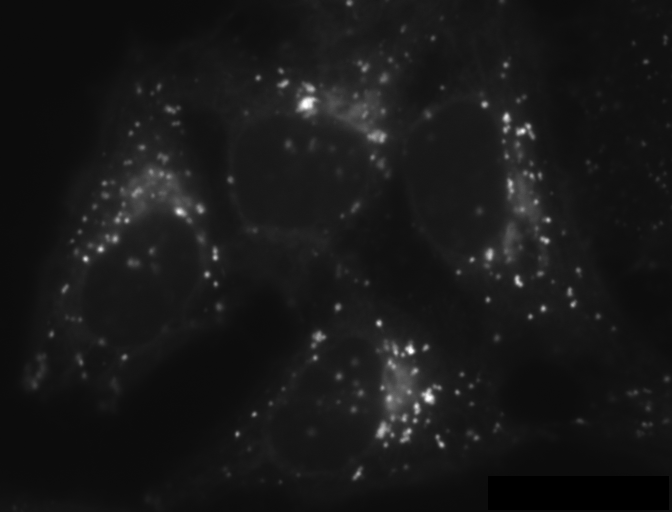
#> input picture Data/Stack.tif, 672 x 512 px, found by its file name
$ python Fourier_transforms.py
#> lines starting #> are read from the running program, lines starting #| are printed output that depends on the picture
import numpy as np
from PIL import Image
import matplotlib.pyplot as plt
from matplotlib.colors import LogNorm
from random import randint
from numpy import unravel_index

def load_an_image(file_name, frame_number):
#> called with frame_number = 0
    im = Image.open(file_name)
#> im is the input picture: PIL image 672x512 F; min 0, max 4095, mean 393.1
    if frame_number >= im.n_frames:
        print('Requested frame number too high')
        imarray = 0
    else:
        im.seek(frame_number)
        imarray = np.array(im)
    return(imarray)

def generate_PSF(NA, pixel_size, wavelength, image_sizex, image_sizey):
    fwhm = ((1/2.355) * wavelength/(2*NA))/ pixel_size # https://mathworld.wolfram.com/GaussianFunction.html
    xo = image_sizex/2
    yo = image_sizey/2
    x = np.linspace(0, image_sizex, image_sizex + 1)
    y = np.linspace(0, image_sizey, image_sizey + 1)
    X, Y = np.meshgrid(x,y)
    gaussian = np.exp( -1 * ((((xo - X)**2)/fwhm**2) + ((yo - Y)**2)/fwhm**2))
    return(gaussian)

def plot_spectrum(im_fft):
    # A logarithmic colormap
    plt.imshow(np.abs(im_fft), norm=LogNorm(vmin=5))
    plt.colorbar()

def random_generate(sizex, sizey, number):
    frame = np.zeros((sizex+1, sizey+1))
    for pos in range(number):
        frame[randint(0, sizex), randint(0, sizey)] = 1
    return(frame)

def get_max_position(frame):
    position = np.argmax(frame)
    X, Y = unravel_index(position, np.shape(frame))
    return(X, Y)

if __name__ == '__main__':
# The first thing we are going to do is load in an image there are a number
# of images in each file, remember that python starts at 0
# Each pixel is 51 nm
    file_name = '/Users/Ashley/PycharmProjects/BioPhysics2020/Data/Stack.tif'
    data = load_an_image(file_name, 0)
    frame_shape = np.shape(data)
#> frame_shape = (512, 672)
    plt.subplot(1, 2, 1)
    plt.imshow(data)


# We are now going to take a fourier transform of the data
    data_f = np.fft.fft2(data)
# The fft is shiffted in to the centre of the image, this is more for
# us than the computer you can remove the line below if you want to
    data_f = np.fft.ifftshift(data_f)
    plt.subplot(1, 2, 2)
    plot_spectrum(data_f)
    plt.show()
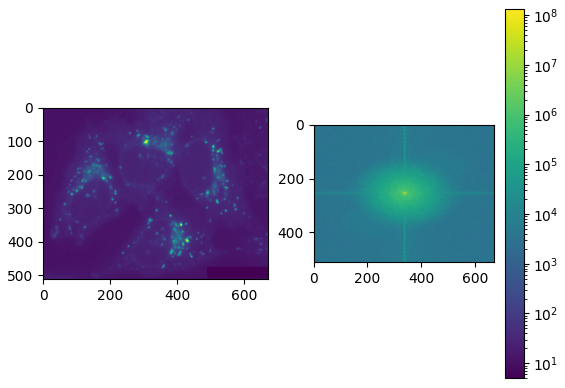
#> figure drawn by matplotlib, 3 panels

# Lets generate a point spread function and look at the OTF
    NA = 1.49  # The NA of the lens this should be between 1.49 to 0.1
    pixel_size = 51
    wavelength = 680
    image_sizex = frame_shape[0]
#> image_sizex = 512
    image_sizey = frame_shape[1]
#> image_sizey = 672
# Here we generate the PSF for this I am just using a gaussian.
    PSF = generate_PSF(NA, pixel_size, wavelength, image_sizex, image_sizey)
    plt.subplot(2, 2, 1)
    plt.title('PSF')
    plt.imshow(PSF)
# A line plot
    plt.subplot(2, 2, 3)
    X, Y = get_max_position(PSF)
#> X = 336; Y = 256
    plt.plot(PSF[:, Y])

# Now we generate the OFT from this PSF
# The OFT is a FFT of the PSF
    OTF = np.fft.fft2(PSF)
    OTF = np.fft.ifftshift(OTF)
    plt.subplot(2, 2, 2)
    plot_spectrum(OTF)
    plt.title('OFT')
    plt.subplot(2, 2, 4)
# Plot a cross section through the OTF
    X, Y = get_max_position(np.real(OTF))
#> in get_max_position (call 2), `position = np.argmax(frame)`:
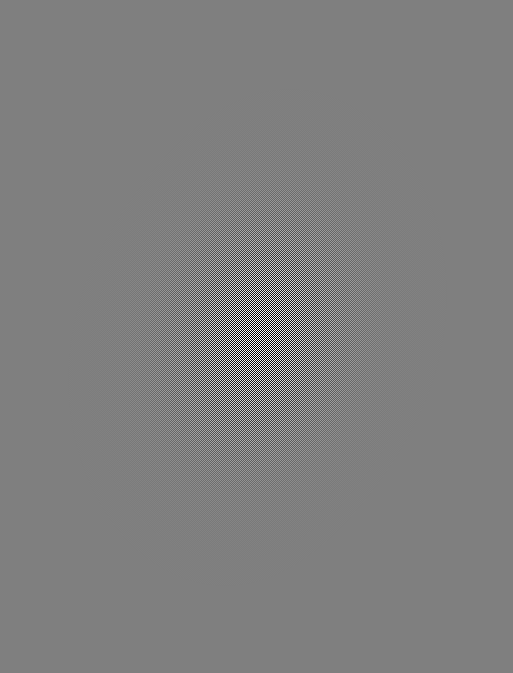
#> frame: shape (673, 513) float64; min -11.34, max 11.34, mean -1.4e-18; drawn with min black and max white
#> X = 337; Y = 257
    plt.plot(np.abs(OTF[:, Y]))
    plt.show()
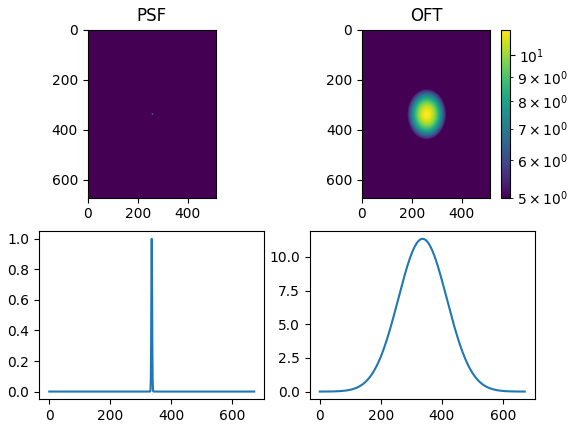
#> figure drawn by matplotlib, 5 panels; panel 2: curve peaks at x = 336, y = 1; panel 5: curve peaks at x = 337, y = 11.34

# Now lets use the OTF
# first lets generate a random array of molecules.
    number_of_molecules = 1000
    frame = random_generate(frame_shape[1], frame_shape[0], number_of_molecules)
    plt.subplot(1, 2, 1)
# Show the single molecules
    plt.imshow(frame)
# Take the FFT of the image, we now have it in frequency space
    frame_f = np.fft.ifftshift(np.fft.fft2(frame))
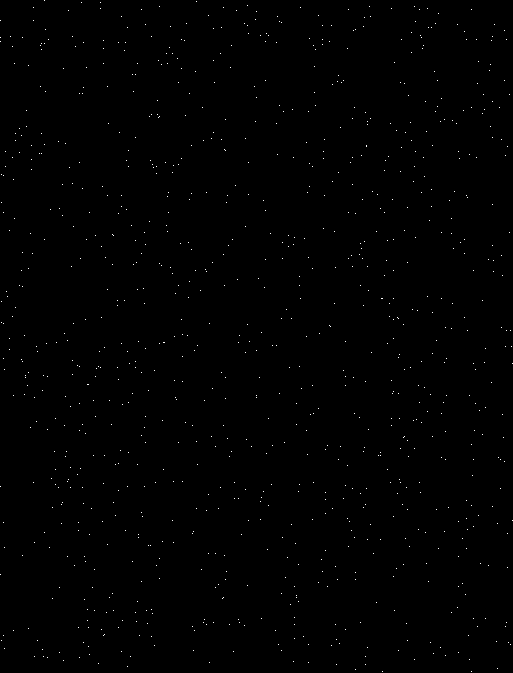
#> frame: shape (673, 513) float64; values 0 (black) and 1 (white), 0.29% white in thin lines or dots
# Multiply the image by the OTF, this acts as a convolution, or a frequency based filter
    frame_f_OTF = frame_f * (OTF) # you can replace (OFT) with (OTF > (np.max(OTF)* .8)) if you want a sharper filter
    blured_f = np.fft.ifft2(np.fft.ifftshift(frame_f_OTF))
    plt.subplot(1, 2, 2)
    plt.imshow(np.abs(blured_f))
    plt.show()
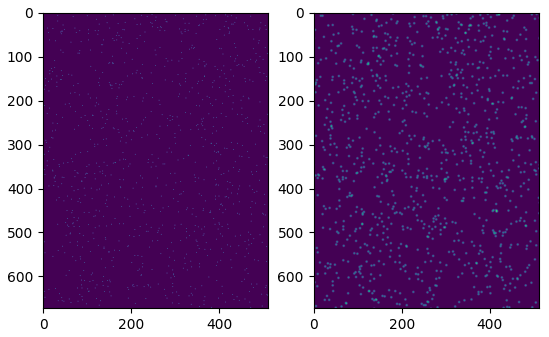
#> figure drawn by matplotlib, 2 panels
